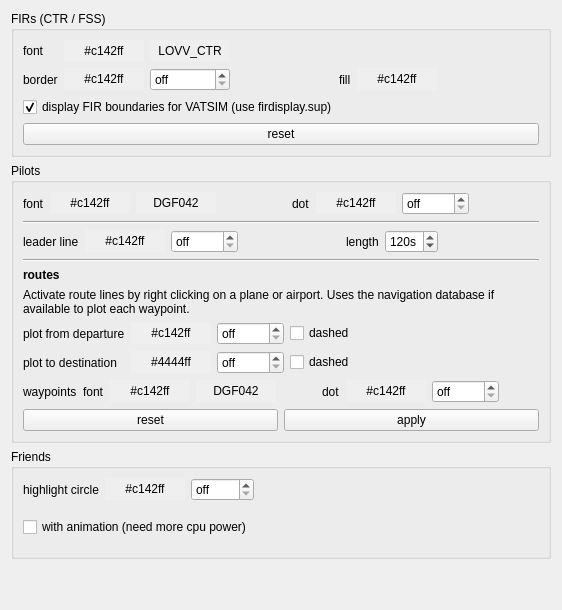
     <widget class="QWidget" name="display3Tab">
      <attribute name="title">
       <string>Display (sectors &amp;&amp; pilots)</string>
      </attribute>
      <layout class="QVBoxLayout" name="verticalLayout_7">
       <item>
        <widget class="QGroupBox" name="groupBoxFirs">
         <property name="title">
          <string>FIRs (CTR / FSS)</string>
         </property>
         <layout class="QVBoxLayout" name="verticalLayout_3">
          <item>
           <layout class="QGridLayout" name="gridLayout_5">
            <item row="1" column="0">
             <widget class="QLabel" name="label_14">
              <property name="text">
               <string>border</string>
              </property>
              <property name="buddy">
               <cstring>pbFirBorderLineColor</cstring>
              </property>
             </widget>
            </item>
            <item row="1" column="1">
             <widget class="QPushButton" name="pbFirBorderLineColor">
              <property name="autoFillBackground">
               <bool>true</bool>
              </property>
              <property name="text">
               <string>#c142ff</string>
              </property>
              <property name="flat">
               <bool>true</bool>
              </property>
             </widget>
            </item>
            <item row="1" column="2">
             <widget class="QDoubleSpinBox" name="sbFirBorderLineStrength">
              <property name="toolTip">
               <string>set to 0 to deactivate.</string>
              </property>
              <property name="specialValueText">
               <string>off</string>
              </property>
              <property name="suffix">
               <string> px</string>
              </property>
              <property name="decimals">
               <number>1</number>
              </property>
              <property name="minimum">
               <double>0.000000000000000</double>
              </property>
              <property name="maximum">
               <double>10.000000000000000</double>
              </property>
              <property name="singleStep">
               <double>0.100000000000000</double>
              </property>
              <property name="value">
               <double>0.000000000000000</double>
              </property>
             </widget>
            </item>
            <item row="1" column="3">
             <spacer name="horizontalSpacer">
              <property name="orientation">
               <enum>Qt::Horizontal</enum>
              </property>
              <property name="sizeHint" stdset="0">
               <size>
                <width>40</width>
                <height>20</height>
               </size>
              </property>
             </spacer>
            </item>
            <item row="1" column="4">
             <widget class="QLabel" name="label_16">
              <property name="text">
               <string>fill</string>
              </property>
              <property name="buddy">
               <cstring>pbFirFillColor</cstring>
              </property>
             </widget>
            </item>
            <item row="1" column="5">
             <widget class="QPushButton" name="pbFirFillColor">
              <property name="toolTip">
               <string>set color-alpha to 0 to deactivate.</string>
              </property>
              <property name="autoFillBackground">
               <bool>true</bool>
              </property>
              <property name="text">
               <string>#c142ff</string>
              </property>
              <property name="flat">
               <bool>true</bool>
              </property>
             </widget>
            </item>
            <item row="1" column="6">
             <spacer name="horizontalSpacer_6">
              <property name="orientation">
               <enum>Qt::Horizontal</enum>
              </property>
              <property name="sizeHint" stdset="0">
               <size>
                <width>40</width>
                <height>20</height>
               </size>
              </property>
             </spacer>
            </item>
            <item row="0" column="0">
             <widget class="QLabel" name="label_17">
              <property name="text">
               <string>font</string>
              </property>
              <property name="buddy">
               <cstring>pbFirFontColor</cstring>
              </property>
             </widget>
            </item>
            <item row="0" column="1">
             <widget class="QPushButton" name="pbFirFontColor">
              <property name="toolTip">
               <string>set color-alpha to 0 to hide all labels of this type.</string>
              </property>
              <property name="autoFillBackground">
               <bool>true</bool>
              </property>
              <property name="text">
               <string>#c142ff</string>
              </property>
              <property name="flat">
               <bool>true</bool>
              </property>
             </widget>
            </item>
            <item row="0" column="2">
             <widget class="QPushButton" name="pbFirFont">
              <property name="autoFillBackground">
               <bool>true</bool>
              </property>
              <property name="text">
               <string>LOVV_CTR</string>
              </property>
              <property name="flat">
               <bool>true</bool>
              </property>
             </widget>
            </item>
           </layout>
          </item>
          <item>
           <widget class="QCheckBox" name="cbReadSupFile">
            <property name="toolTip">
             <string>Extends firdisplay.dat.</string>
            </property>
            <property name="text">
             <string>display FIR boundaries for VATSIM (use firdisplay.sup)</string>
            </property>
            <property name="checked">
             <bool>true</bool>
            </property>
           </widget>
          </item>
          <item>
           <widget class="QPushButton" name="buttonResetFir">
            <property name="toolTip">
             <string>Set standard values for all settings in this group.</string>
            </property>
            <property name="text">
             <string>reset</string>
            </property>
           </widget>
          </item>
         </layout>
        </widget>
       </item>
       <item>
        <widget class="QGroupBox" name="groupBoxPilots">
         <property name="title">
          <string>Pilots</string>
         </property>
         <layout class="QVBoxLayout" name="verticalLayout_6">
          <item>
           <layout class="QGridLayout" name="gridLayout_6">
            <item row="0" column="0">
             <widget class="QLabel" name="label_30">
              <property name="text">
               <string>font</string>
              </property>
              <property name="buddy">
               <cstring>pbPilotFontColor</cstring>
              </property>
             </widget>
            </item>
            <item row="0" column="1">
             <widget class="QPushButton" name="pbPilotFontColor">
              <property name="toolTip">
               <string>set color-alpha to 0 to hide all labels of this type.</string>
              </property>
              <property name="autoFillBackground">
               <bool>true</bool>
              </property>
              <property name="text">
               <string>#c142ff</string>
              </property>
              <property name="flat">
               <bool>true</bool>
              </property>
             </widget>
            </item>
            <item row="0" column="3">
             <spacer name="horizontalSpacer_10">
              <property name="orientation">
               <enum>Qt::Horizontal</enum>
              </property>
              <property name="sizeHint" stdset="0">
               <size>
                <width>40</width>
                <height>20</height>
               </size>
              </property>
             </spacer>
            </item>
            <item row="0" column="2">
             <widget class="QPushButton" name="pbPilotFont">
              <property name="autoFillBackground">
               <bool>true</bool>
              </property>
              <property name="text">
               <string>DGF042</string>
              </property>
              <property name="flat">
               <bool>true</bool>
              </property>
             </widget>
            </item>
            <item row="0" column="4">
             <widget class="QLabel" name="label_31">
              <property name="text">
               <string>dot</string>
              </property>
              <property name="buddy">
               <cstring>pbPilotDotColor</cstring>
              </property>
             </widget>
            </item>
            <item row="0" column="5">
             <widget class="QPushButton" name="pbPilotDotColor">
              <property name="autoFillBackground">
               <bool>true</bool>
              </property>
              <property name="text">
               <string>#c142ff</string>
              </property>
              <property name="flat">
               <bool>true</bool>
              </property>
             </widget>
            </item>
            <item row="0" column="6">
             <widget class="QDoubleSpinBox" name="sbPilotDotSize">
              <property name="toolTip">
               <string>set to 0 to deactivate.</string>
              </property>
              <property name="specialValueText">
               <string>off</string>
              </property>
              <property name="suffix">
               <string> px</string>
              </property>
              <property name="decimals">
               <number>1</number>
              </property>
              <property name="maximum">
               <double>10.000000000000000</double>
              </property>
              <property name="singleStep">
               <double>0.100000000000000</double>
              </property>
             </widget>
            </item>
            <item row="0" column="7">
             <spacer name="horizontalSpacer_9">
              <property name="orientation">
               <enum>Qt::Horizontal</enum>
              </property>
              <property name="sizeHint" stdset="0">
               <size>
                <width>40</width>
                <height>20</height>
               </size>
              </property>
             </spacer>
            </item>
           </layout>
          </item>
          <item>
           <widget class="Line" name="line">
            <property name="orientation">
             <enum>Qt::Horizontal</enum>
            </property>
           </widget>
          </item>
          <item>
           <layout class="QGridLayout" name="gridLayout_14">
            <item row="0" column="0">
             <widget class="QLabel" name="label">
              <property name="sizePolicy">
               <sizepolicy hsizetype="Preferred" vsizetype="Preferred">
                <horstretch>0</horstretch>
                <verstretch>0</verstretch>
               </sizepolicy>
              </property>
              <property name="toolTip">
               <string>Visualizes the current heading and speed of an airplane.</string>
              </property>
              <property name="text">
               <string>leader line</string>
              </property>
              <property name="buddy">
               <cstring>pbTimeLineColor</cstring>
              </property>
             </widget>
            </item>
            <item row="0" column="1">
             <widget class="QPushButton" name="pbTimeLineColor">
              <property name="autoFillBackground">
               <bool>true</bool>
              </property>
              <property name="text">
               <string>#c142ff</string>
              </property>
              <property name="flat">
               <bool>true</bool>
              </property>
             </widget>
            </item>
            <item row="0" column="2">
             <widget class="QDoubleSpinBox" name="sbTimeLineStrength">
              <property name="toolTip">
               <string>set to 0 to deactivate.</string>
              </property>
              <property name="specialValueText">
               <string>off</string>
              </property>
              <property name="suffix">
               <string> px</string>
              </property>
              <property name="decimals">
               <number>1</number>
              </property>
              <property name="maximum">
               <double>10.000000000000000</double>
              </property>
              <property name="singleStep">
               <double>0.100000000000000</double>
              </property>
             </widget>
            </item>
            <item row="0" column="5">
             <widget class="QSpinBox" name="spinBoxTimeline">
              <property name="toolTip">
               <string>Length of Leader Line ahead of the airplane (in seconds corresponding to the speed of the aircraft)</string>
              </property>
              <property name="specialValueText">
               <string>no</string>
              </property>
              <property name="accelerated">
               <bool>true</bool>
              </property>
              <property name="suffix">
               <string>s</string>
              </property>
              <property name="maximum">
               <number>600</number>
              </property>
              <property name="singleStep">
               <number>10</number>
              </property>
              <property name="value">
               <number>120</number>
              </property>
             </widget>
            </item>
            <item row="0" column="7">
             <spacer name="horizontalSpacer_13">
              <property name="orientation">
               <enum>Qt::Horizontal</enum>
              </property>
              <property name="sizeHint" stdset="0">
               <size>
                <width>40</width>
                <height>20</height>
               </size>
              </property>
             </spacer>
            </item>
            <item row="0" column="4">
             <widget class="QLabel" name="label_33">
              <property name="text">
               <string>length</string>
              </property>
              <property name="buddy">
               <cstring>spinBoxTimeline</cstring>
              </property>
             </widget>
            </item>
            <item row="0" column="3">
             <spacer name="horizontalSpacer_7">
              <property name="orientation">
               <enum>Qt::Horizontal</enum>
              </property>
              <property name="sizeHint" stdset="0">
               <size>
                <width>40</width>
                <height>20</height>
               </size>
              </property>
             </spacer>
            </item>
           </layout>
          </item>
          <item>
           <widget class="Line" name="line_4">
            <property name="orientation">
             <enum>Qt::Horizontal</enum>
            </property>
           </widget>
          </item>
          <item>
           <widget class="QLabel" name="label_35">
            <property name="font">
             <font>
              <weight>75</weight>
              <bold>true</bold>
             </font>
            </property>
            <property name="text">
             <string>routes</string>
            </property>
           </widget>
          </item>
          <item>
           <widget class="QLabel" name="label_15">
            <property name="text">
             <string>Activate route lines by right clicking on a plane or airport. Uses the navigation database if available to plot each waypoint.</string>
            </property>
            <property name="wordWrap">
             <bool>true</bool>
            </property>
           </widget>
          </item>
          <item>
           <layout class="QGridLayout" name="gridLayout_7">
            <item row="1" column="0">
             <widget class="QLabel" name="label_3">
              <property name="sizePolicy">
               <sizepolicy hsizetype="Preferred" vsizetype="Preferred">
                <horstretch>0</horstretch>
                <verstretch>0</verstretch>
               </sizepolicy>
              </property>
              <property name="toolTip">
               <string>Plot line from departure airport to plane.</string>
              </property>
              <property name="text">
               <string>plot from departure</string>
              </property>
              <property name="buddy">
               <cstring>pbDepLineColor</cstring>
              </property>
             </widget>
            </item>
            <item row="1" column="1">
             <widget class="QPushButton" name="pbDepLineColor">
              <property name="autoFillBackground">
               <bool>true</bool>
              </property>
              <property name="text">
               <string>#c142ff</string>
              </property>
              <property name="flat">
               <bool>true</bool>
              </property>
             </widget>
            </item>
            <item row="2" column="0">
             <widget class="QLabel" name="label_47">
              <property name="toolTip">
               <string>Plot line from plane to destination</string>
              </property>
              <property name="text">
               <string>plot to destination</string>
              </property>
              <property name="buddy">
               <cstring>pbDestLineColor</cstring>
              </property>
             </widget>
            </item>
            <item row="2" column="1">
             <widget class="QPushButton" name="pbDestLineColor">
              <property name="autoFillBackground">
               <bool>true</bool>
              </property>
              <property name="text">
               <string>#4444ff</string>
              </property>
              <property name="flat">
               <bool>true</bool>
              </property>
             </widget>
            </item>
            <item row="1" column="2">
             <widget class="QDoubleSpinBox" name="sbDepLineStrength">
              <property name="toolTip">
               <string>set to 0 to deactivate.</string>
              </property>
              <property name="specialValueText">
               <string>off</string>
              </property>
              <property name="suffix">
               <string> px</string>
              </property>
              <property name="decimals">
               <number>1</number>
              </property>
              <property name="maximum">
               <double>10.000000000000000</double>
              </property>
              <property name="singleStep">
               <double>0.100000000000000</double>
              </property>
             </widget>
            </item>
            <item row="2" column="2">
             <widget class="QDoubleSpinBox" name="sbDestLineStrength">
              <property name="toolTip">
               <string>set to 0 to deactivate.</string>
              </property>
              <property name="specialValueText">
               <string>off</string>
              </property>
              <property name="suffix">
               <string> px</string>
              </property>
              <property name="decimals">
               <number>1</number>
              </property>
              <property name="maximum">
               <double>10.000000000000000</double>
              </property>
              <property name="singleStep">
               <double>0.100000000000000</double>
              </property>
             </widget>
            </item>
            <item row="1" column="3">
             <widget class="QCheckBox" name="cbDepLineDashed">
              <property name="toolTip">
               <string>activate 'dashed lines' in OpenGL settings for this to be enabled.</string>
              </property>
              <property name="text">
               <string>dashed</string>
              </property>
             </widget>
            </item>
            <item row="2" column="3">
             <widget class="QCheckBox" name="cbDestLineDashed">
              <property name="toolTip">
               <string>activate 'dashed lines' in OpenGL settings for this to be enabled.</string>
              </property>
              <property name="text">
               <string>dashed</string>
              </property>
             </widget>
            </item>
            <item row="1" column="4">
             <spacer name="horizontalSpacer_15">
              <property name="orientation">
               <enum>Qt::Horizontal</enum>
              </property>
              <property name="sizeHint" stdset="0">
               <size>
                <width>40</width>
                <height>20</height>
               </size>
              </property>
             </spacer>
            </item>
           </layout>
          </item>
          <item>
           <layout class="QGridLayout" name="gridLayout_8">
            <item row="0" column="1">
             <widget class="QLabel" name="label_36">
              <property name="text">
               <string>font</string>
              </property>
              <property name="buddy">
               <cstring>pbPilotFontColor</cstring>
              </property>
             </widget>
            </item>
            <item row="0" column="2">
             <widget class="QPushButton" name="waypointsFontColor">
              <property name="toolTip">
               <string>set color-alpha to 0 to hide all labels of this type.</string>
              </property>
              <property name="autoFillBackground">
               <bool>true</bool>
              </property>
              <property name="text">
               <string>#c142ff</string>
              </property>
              <property name="flat">
               <bool>true</bool>
              </property>
             </widget>
            </item>
            <item row="0" column="4">
             <spacer name="horizontalSpacer_19">
              <property name="orientation">
               <enum>Qt::Horizontal</enum>
              </property>
              <property name="sizeHint" stdset="0">
               <size>
                <width>40</width>
                <height>20</height>
               </size>
              </property>
             </spacer>
            </item>
            <item row="0" column="3">
             <widget class="QPushButton" name="waypointsFont">
              <property name="autoFillBackground">
               <bool>true</bool>
              </property>
              <property name="text">
               <string>DGF042</string>
              </property>
              <property name="flat">
               <bool>true</bool>
              </property>
             </widget>
            </item>
            <item row="0" column="5">
             <widget class="QLabel" name="label_39">
              <property name="text">
               <string>dot</string>
              </property>
              <property name="buddy">
               <cstring>pbPilotDotColor</cstring>
              </property>
             </widget>
            </item>
            <item row="0" column="6">
             <widget class="QPushButton" name="waypointsDotColor">
              <property name="autoFillBackground">
               <bool>true</bool>
              </property>
              <property name="text">
               <string>#c142ff</string>
              </property>
              <property name="flat">
               <bool>true</bool>
              </property>
             </widget>
            </item>
            <item row="0" column="7">
             <widget class="QDoubleSpinBox" name="waypointsDotSize">
              <property name="toolTip">
               <string>set to 0 to deactivate.</string>
              </property>
              <property name="specialValueText">
               <string>off</string>
              </property>
              <property name="suffix">
               <string> px</string>
              </property>
              <property name="decimals">
               <number>1</number>
              </property>
              <property name="maximum">
               <double>10.000000000000000</double>
              </property>
              <property name="singleStep">
               <double>0.100000000000000</double>
              </property>
             </widget>
            </item>
            <item row="0" column="8">
             <spacer name="horizontalSpacer_20">
              <property name="orientation">
               <enum>Qt::Horizontal</enum>
              </property>
              <property name="sizeHint" stdset="0">
               <size>
                <width>40</width>
                <height>20</height>
               </size>
              </property>
             </spacer>
            </item>
            <item row="0" column="0">
             <widget class="QLabel" name="label_4">
              <property name="text">
               <string>waypoints</string>
              </property>
             </widget>
            </item>
           </layout>
          </item>
          <item>
           <layout class="QHBoxLayout" name="horizontalLayout_10">
            <item>
             <widget class="QPushButton" name="buttonResetPilot">
              <property name="toolTip">
               <string>Set standard values for all settings in this group.</string>
              </property>
              <property name="text">
               <string>reset</string>
              </property>
             </widget>
            </item>
            <item>
             <widget class="QPushButton" name="applyPilots">
              <property name="toolTip">
               <string>To see the effect, all pilots lists are re-calculated.</string>
              </property>
              <property name="text">
               <string>apply</string>
              </property>
             </widget>
            </item>
           </layout>
          </item>
         </layout>
        </widget>
       </item>
       <item>
        <widget class="QGroupBox" name="groupBoxFriends">
         <property name="title">
          <string>Friends</string>
         </property>
         <layout class="QGridLayout" name="gridLayout_13">
          <item row="0" column="0">
           <layout class="QHBoxLayout" name="horizontalLayout_14">
            <item>
             <widget class="QLabel" name="label_41">
              <property name="text">
               <string>highlight circle</string>
              </property>
             </widget>
            </item>
            <item>
             <widget class="QPushButton" name="pb_highlightFriendsColor">
              <property name="autoFillBackground">
               <bool>true</bool>
              </property>
              <property name="text">
               <string>#c142ff</string>
              </property>
              <property name="flat">
               <bool>true</bool>
              </property>
             </widget>
            </item>
            <item>
             <widget class="QDoubleSpinBox" name="sb_highlightFriendsLineWidth">
              <property name="specialValueText">
               <string>off</string>
              </property>
              <property name="suffix">
               <string>px</string>
              </property>
              <property name="decimals">
               <number>1</number>
              </property>
              <property name="maximum">
               <double>10.000000000000000</double>
              </property>
              <property name="singleStep">
               <double>0.100000000000000</double>
              </property>
             </widget>
            </item>
            <item>
             <spacer name="horizontalSpacer_23">
              <property name="orientation">
               <enum>Qt::Horizontal</enum>
              </property>
              <property name="sizeHint" stdset="0">
               <size>
                <width>40</width>
                <height>20</height>
               </size>
              </property>
             </spacer>
            </item>
           </layout>
          </item>
          <item row="1" column="0">
           <layout class="QHBoxLayout" name="horizontalLayout_15">
            <property name="topMargin">
             <number>10</number>
            </property>
            <property name="bottomMargin">
             <number>10</number>
            </property>
            <item>
             <widget class="QCheckBox" name="cb_Animation">
              <property name="text">
               <string>with animation (need more cpu power)</string>
              </property>
             </widget>
            </item>
            <item>
             <spacer name="horizontalSpacer_24">
              <property name="orientation">
               <enum>Qt::Horizontal</enum>
              </property>
              <property name="sizeHint" stdset="0">
               <size>
                <width>40</width>
                <height>20</height>
               </size>
              </property>
             </spacer>
            </item>
           </layout>
          </item>
         </layout>
        </widget>
       </item>
       <item>
        <spacer name="verticalSpacer">
         <property name="orientation">
          <enum>Qt::Vertical</enum>
         </property>
         <property name="sizeHint" stdset="0">
          <size>
           <width>20</width>
           <height>40</height>
          </size>
         </property>
        </spacer>
       </item>
      </layout>
     </widget>
